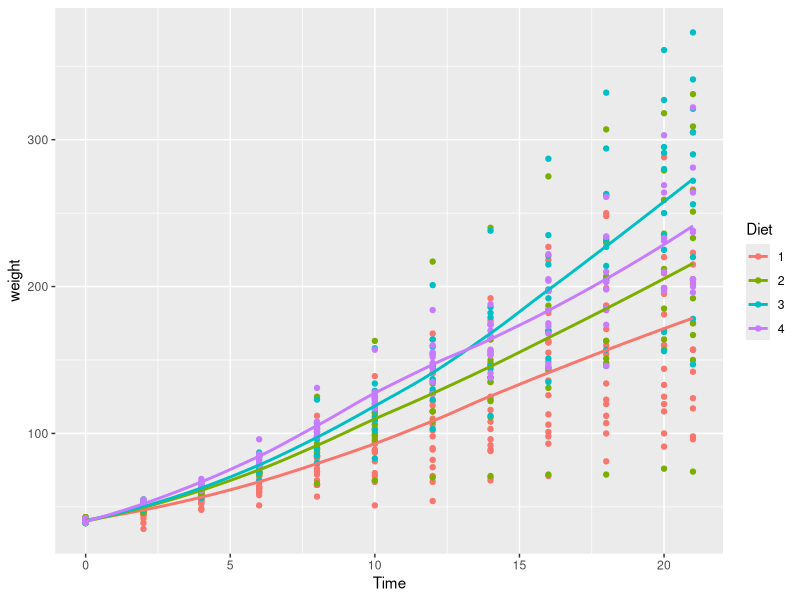

This chart was generated by the following R code:
## ---- chunk 1
data(ChickWeight)
## ---- chunk 2
library(ggplot2)

ggplot(ChickWeight, aes(x = Time, y = weight, color = Diet)) +
  geom_point() +
  geom_smooth(se = FALSE)

